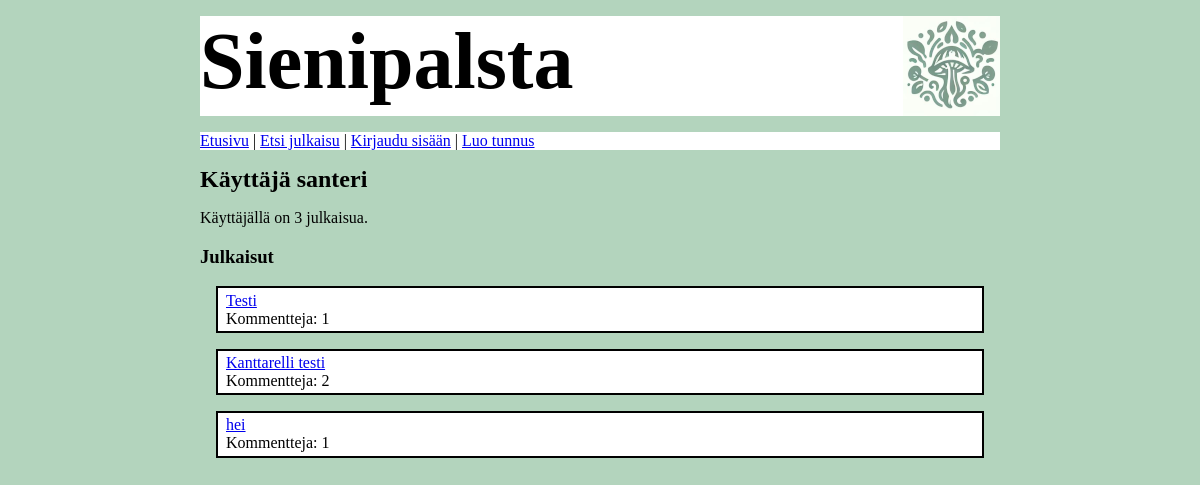
/user/2, run on an earlier commit of the app's database.
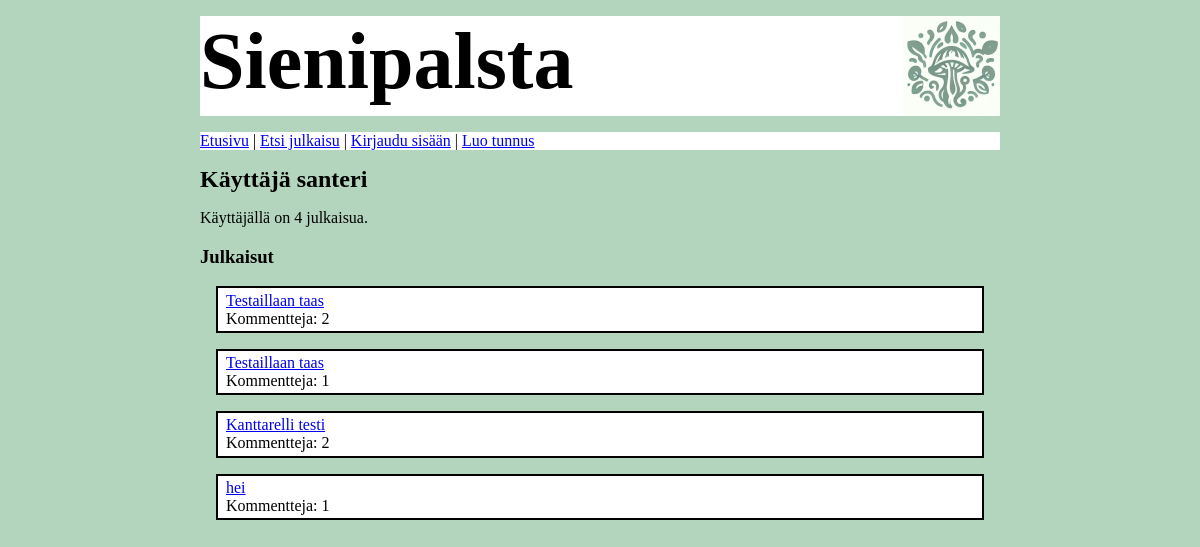
And on a later commit of the database.
### tables this page shows
CREATE TABLE items (
    id INTEGER PRIMARY KEY,
    title TEXT,
    location TEXT,
    description TEXT,
    user_id INTEGER REFERENCES users
);

### app.py (the view)
@app.route("/user/<int:user_id>")
def show_user(user_id):
    user = users.get_user(user_id)
    user_items = users.get_items(user_id)
    if not user:
        abort(404)
    return render_template("show_user.html", user=user, items=user_items)

### db.py (called while the page is built)
def get_connection():
    con = sqlite3.connect("database.db")
    con.execute("PRAGMA foreign_keys = ON")
    con.row_factory = sqlite3.Row
    return con

def query(sql, params=[]):
    con = get_connection()
    con.execute("PRAGMA foreign_keys = ON")
    result = con.execute(sql, params).fetchall()
    con.close()
    return result

### users.py (called while the page is built)
def get_user(user_id):
    sql = "SELECT id, username FROM users WHERE id = ?"
    result = db.query(sql, [user_id])
    return result[0] if result else None

def get_items(user_id):
    sql = """SELECT items.id, items.title, users.id user_id, users.username,
                    COUNT(comments.id) as comment_count
             FROM items
             JOIN users ON items.user_id = users.id
             LEFT JOIN comments ON items.id = comments.item_id
             WHERE items.user_id = ?
             GROUP BY items.id, users.id
             ORDER BY items.id DESC"""
    return db.query(sql, [user_id])

### templates/show_user.html (shortened to what this page needs)
{% extends "layout.html" %}
{% block content %}
<body>
  <h2>Käyttäjä {{ user.username }}</h2>
  <p>
    Käyttäjällä on {{ items | count }} julkaisua.
  </p>
  <h3>Julkaisut</h3>
  {% for item in items %}
  <div class="item">
  <a href="/item/{{ item.id }}">{{ item.title }}</a> <br/>
  Kommentteja: {{ item.comment_count }}
  </div>
  {% endfor %}
</body>
{% endblock %}

What changed in the data, as far as the page shows it:
removed items: title "Testi", comment_count "1"
added items: title "Testaillaan taas", comment_count "2"
added items: title "Testaillaan taas", comment_count "1"
Also different on the page:
{{ items | count }}: "3" → "4"
